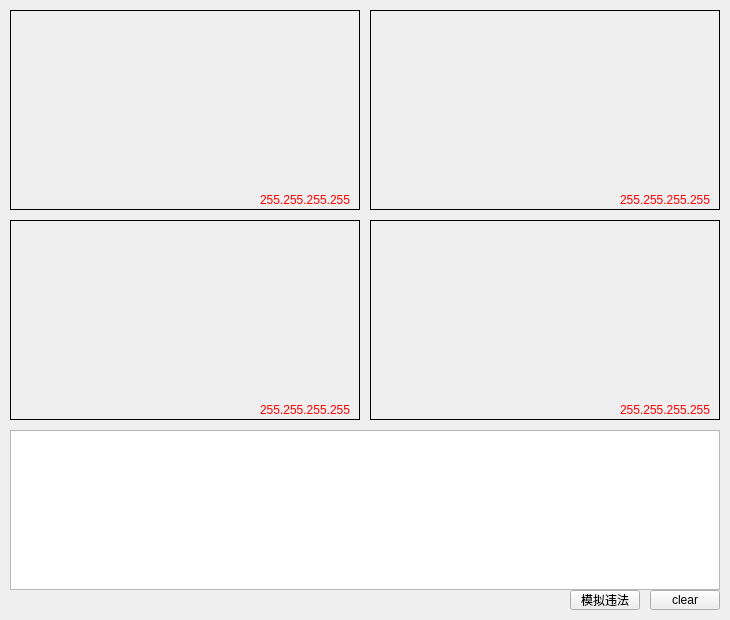
<?xml version="1.0" encoding="UTF-8"?>
<ui version="4.0">
 <class>Widget</class>
 <widget class="QWidget" name="Widget">
  <property name="geometry">
   <rect>
    <x>0</x>
    <y>0</y>
    <width>730</width>
    <height>620</height>
   </rect>
  </property>
  <property name="windowTitle">
   <string>Widget</string>
  </property>
  <widget class="QPlainTextEdit" name="historyMsg">
   <property name="geometry">
    <rect>
     <x>10</x>
     <y>430</y>
     <width>710</width>
     <height>160</height>
    </rect>
   </property>
  </widget>
  <widget class="QPushButton" name="clearBtn">
   <property name="geometry">
    <rect>
     <x>650</x>
     <y>590</y>
     <width>70</width>
     <height>20</height>
    </rect>
   </property>
   <property name="text">
    <string>clear</string>
   </property>
  </widget>
  <widget class="QPushButton" name="testBtn">
   <property name="geometry">
    <rect>
     <x>570</x>
     <y>590</y>
     <width>70</width>
     <height>20</height>
    </rect>
   </property>
   <property name="text">
    <string>模拟违法</string>
   </property>
  </widget>
  <widget class="QLabel" name="imageLabel0">
   <property name="geometry">
    <rect>
     <x>10</x>
     <y>10</y>
     <width>350</width>
     <height>200</height>
    </rect>
   </property>
   <property name="styleSheet">
    <string notr="true">border: 1px solid black;</string>
   </property>
   <property name="frameShadow">
    <enum>QFrame::Plain</enum>
   </property>
   <property name="lineWidth">
    <number>1</number>
   </property>
   <property name="text">
    <string/>
   </property>
  </widget>
  <widget class="QLabel" name="imageLabel1">
   <property name="geometry">
    <rect>
     <x>370</x>
     <y>10</y>
     <width>350</width>
     <height>200</height>
    </rect>
   </property>
   <property name="styleSheet">
    <string notr="true">border: 1px solid black;</string>
   </property>
   <property name="text">
    <string/>
   </property>
  </widget>
  <widget class="QLabel" name="imageLabel3">
   <property name="geometry">
    <rect>
     <x>370</x>
     <y>220</y>
     <width>350</width>
     <height>200</height>
    </rect>
   </property>
   <property name="styleSheet">
    <string notr="true">border: 1px solid black;</string>
   </property>
   <property name="text">
    <string/>
   </property>
  </widget>
  <widget class="QLabel" name="imageLabel2">
   <property name="geometry">
    <rect>
     <x>10</x>
     <y>220</y>
     <width>350</width>
     <height>200</height>
    </rect>
   </property>
   <property name="styleSheet">
    <string notr="true">border: 1px solid black;</string>
   </property>
   <property name="text">
    <string/>
   </property>
  </widget>
  <widget class="QLabel" name="ipLabel0">
   <property name="geometry">
    <rect>
     <x>260</x>
     <y>190</y>
     <width>100</width>
     <height>20</height>
    </rect>
   </property>
   <property name="styleSheet">
    <string notr="true">color: red;</string>
   </property>
   <property name="text">
    <string>255.255.255.255</string>
   </property>
  </widget>
  <widget class="QLabel" name="ipLabel1">
   <property name="geometry">
    <rect>
     <x>620</x>
     <y>190</y>
     <width>100</width>
     <height>20</height>
    </rect>
   </property>
   <property name="styleSheet">
    <string notr="true">color: red;</string>
   </property>
   <property name="text">
    <string>255.255.255.255</string>
   </property>
  </widget>
  <widget class="QLabel" name="ipLabel2">
   <property name="geometry">
    <rect>
     <x>260</x>
     <y>400</y>
     <width>100</width>
     <height>20</height>
    </rect>
   </property>
   <property name="styleSheet">
    <string notr="true">color: red;</string>
   </property>
   <property name="text">
    <string>255.255.255.255</string>
   </property>
  </widget>
  <widget class="QLabel" name="ipLabel3">
   <property name="geometry">
    <rect>
     <x>620</x>
     <y>400</y>
     <width>100</width>
     <height>20</height>
    </rect>
   </property>
   <property name="styleSheet">
    <string notr="true">color: red;</string>
   </property>
   <property name="text">
    <string>255.255.255.255</string>
   </property>
  </widget>
 </widget>
 <resources/>
 <connections/>
</ui>
